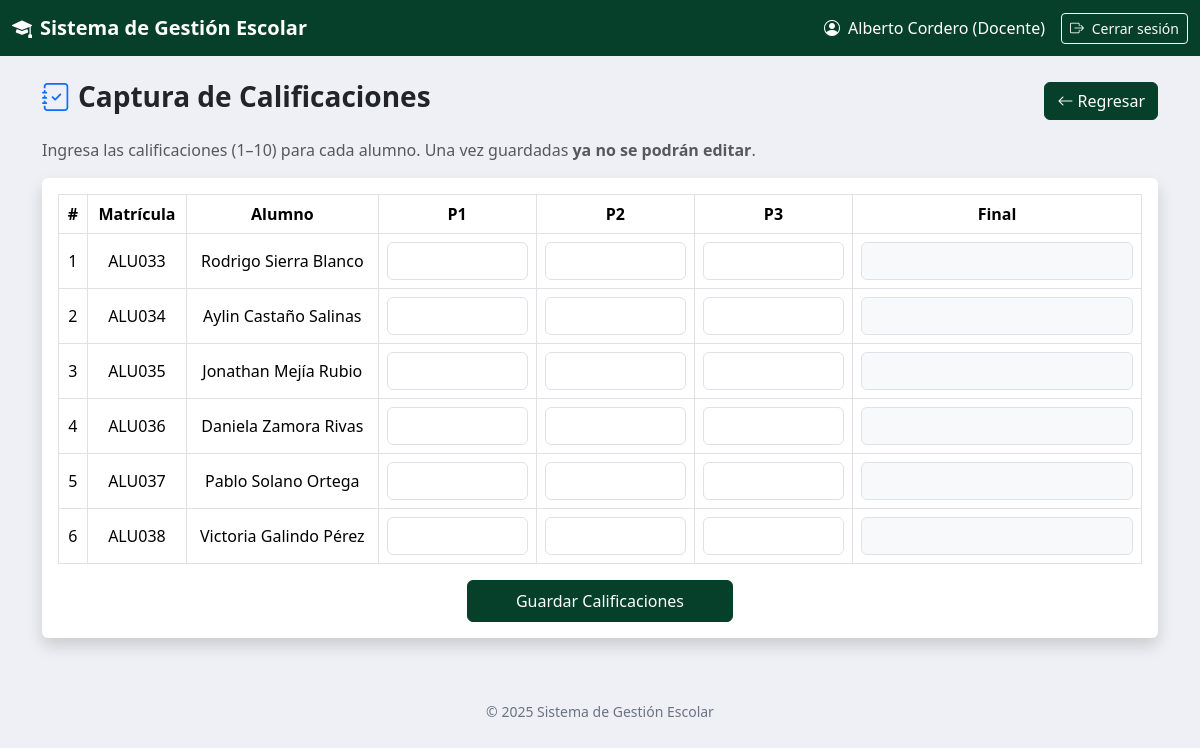
Page /index.php?action=calif_alumnos&materia=7&grupo=6 (signed in) on the committed database.
### tables this page shows
CREATE TABLE `inscripciones` (
  `idInscripcion` int(11) NOT NULL AUTO_INCREMENT,
  `idAlumno` int(11) NOT NULL,
  `idGrupo` int(11) NOT NULL,
  `fechaInscripcion` date NOT NULL,
  PRIMARY KEY (`idInscripcion`),
  KEY `idAlumno` (`idAlumno`),
  KEY `idGrupo` (`idGrupo`),
  CONSTRAINT `inscripciones_ibfk_1` FOREIGN KEY (`idAlumno`) REFERENCES `alumnos` (`idAlumno`) ON DELETE CASCADE ON UPDATE CASCADE,
  CONSTRAINT `inscripciones_ibfk_2` FOREIGN KEY (`idGrupo`) REFERENCES `grupos` (`idGrupo`) ON DELETE CASCADE ON UPDATE CASCADE
);

CREATE TABLE `usuarios` (
  `idUsuario` int(11) NOT NULL AUTO_INCREMENT,
  `matricula` varchar(20) NOT NULL,
  `nombres` varchar(100) NOT NULL,
  `apePaterno` varchar(50) NOT NULL,
  `apeMaterno` varchar(50) DEFAULT NULL,
  `sexo` enum('Masculino','Femenino') NOT NULL,
  `fechaNacimiento` date NOT NULL,
  `correo` varchar(100) NOT NULL,
  `contrasena` varchar(255) NOT NULL,
  `rol` enum('Administrador','Docente','Alumno','Administrativo') NOT NULL,
  `activo` tinyint(1) DEFAULT 1,
  PRIMARY KEY (`idUsuario`),
  UNIQUE KEY `matricula` (`matricula`),
  UNIQUE KEY `correo` (`correo`)
);

### app/controllers/capturaCalifController.php (called while the page is built, shortened)
<?php
require_once __DIR__ . '/../models/capturaCalifModel.php';
class CapturaCalifController {
    private $model;
    public function __construct($connection) {
        $this->model = new CapturaCalifModel($connection);
    }
    public function seleccionarAlumnos() {
        $idGrupo   = intval($_GET['grupo']);
        $alumnos = $this->model->obtenerAlumnosGrupo($idGrupo);
        include __DIR__ . '/../views/Calificaciones/seleccionarAlumnos.php';
    }
}

### app/models/capturaCalifModel.php (called while the page is built, shortened)
<?php
class CapturaCalifModel {
    private $connection;
    public function __construct($connection) {
        $this->connection = $connection;
    }
    public function obtenerAlumnosGrupo($idGrupo) {
        $sql = "
            SELECT
                i.idInscripcion,
                u.matricula,
                u.nombres,
                u.apePaterno,
                u.apeMaterno
            FROM inscripciones i
            INNER JOIN alumnos a ON i.idAlumno = a.idAlumno
            INNER JOIN usuarios u ON a.idUsuario = u.idUsuario
            WHERE i.idGrupo = ?
        ";
        $stmt = $this->connection->prepare($sql);
        $stmt->bind_param("i", $idGrupo);
        $stmt->execute();
        return $stmt->get_result();
    }
}

### app/views/Calificaciones/seleccionarAlumnos.php (the view, shortened to what this page needs)
<link href="https://cdn.jsdelivr.net/npm/bootstrap@5.3.3/dist/css/bootstrap.min.css" rel="stylesheet">
<link href="https://cdn.jsdelivr.net/npm/bootstrap-icons@1.11.3/font/bootstrap-icons.css" rel="stylesheet">
<nav class="navbar navbar-expand-lg navbar-dark navbar-dinamica">
  <div class="container-fluid">
    <span class="navbar-brand fw-semibold">
      <i class="bi bi-mortarboard-fill me-2"></i>Sistema de Gestión Escolar
    </span>
    <div class="ms-auto d-flex align-items-center">
      <span class="text-white me-3">
        <i class="bi bi-person-circle me-1"></i>
        <?= htmlspecialchars($_SESSION['usuario']['nombre']) ?>
        (<?= htmlspecialchars($_SESSION['usuario']['rol']) ?>)
      </span>
      <a href="<?= BASE_URL ?>index.php?action=logout"
         class="btn btn-outline-light btn-sm">
        <i class="bi bi-box-arrow-right me-1"></i> Cerrar sesión
      </a>
    </div>
  </div>
</nav>
<div class="container mt-4 mb-5">
    <div class="d-flex justify-content-between align-items-center mb-3">
        <h3 class="fw-bold">
            <i class="bi bi-journal-check me-2 text-primary"></i>Captura de Calificaciones
        </h3>
        <a href="index.php?action=capturaCalificaciones" class="btn btn-dinamico">
            <i class="bi bi-arrow-left"></i> Regresar
        </a>
    </div>
    <p class="text-muted">
        Ingresa las calificaciones (1–10) para cada alumno. Una vez guardadas <b>ya no se podrán editar</b>.
    </p>
    <form method="POST" action="index.php?action=guardarCalificaciones">
        <div class="card shadow border-0">
            <div class="card-body">
                <table class="table table-bordered align-middle text-center">
                    <thead class="thead-dinamico">
                        <tr>
                            <th>#</th>
                            <th>Matrícula</th>
                            <th>Alumno</th>
                            <th>P1</th>
                            <th>P2</th>
                            <th>P3</th>
                            <th>Final</th>
                        </tr>
                    </thead>
<tbody>
<?php
$i = 1;
while ($row = $alumnos->fetch_assoc()):
    $cal = $modelCalif->obtenerCalificacion($row['idInscripcion'], $idMateria) ?? [];
    $p1    = isset($cal['calificacionParcial1']) ? $cal['calificacionParcial1'] : '';
    $p2    = isset($cal['calificacionParcial2']) ? $cal['calificacionParcial2'] : '';
    $p3    = isset($cal['calificacionParcial3']) ? $cal['calificacionParcial3'] : '';
    $final = isset($cal['calificacionFinal'])     ? $cal['calificacionFinal']     : '';
    $lockP1 = $p1 !== '';
    $lockP2 = $p2 !== '';
    $lockP3 = $p3 !== '';
?>
    <tr>
        <td><?= $i++ ?></td>
        <td><?= htmlspecialchars($row['matricula']) ?></td>
        <td><?= htmlspecialchars($row['nombres'] . ' ' . $row['apePaterno'] . ' ' . $row['apeMaterno']) ?></td>
        <td>
            <input type="number" min="1" max="10" step="0.01"
                class="form-control input-calif parcial"
                data-row="<?= $row['idInscripcion'] ?>"
                name="alumnos[<?= $row['idInscripcion'] ?>][p1]"
                value="<?= $p1 ?>"
                <?= $lockP1 ? 'readonly style="background:#e9ecef;"' : '' ?>>
        </td>
        <td>
            <input type="number" min="1" max="10" step="0.01"
                class="form-control input-calif parcial"
                data-row="<?= $row['idInscripcion'] ?>"
                name="alumnos[<?= $row['idInscripcion'] ?>][p2]"
                value="<?= $p2 ?>"
                <?= $lockP2 ? 'readonly style="background:#e9ecef;"' : '' ?>>
        </td>
        <td>
            <input type="number" min="1" max="10" step="0.01"
                class="form-control input-calif parcial"
                data-row="<?= $row['idInscripcion'] ?>"
                name="alumnos[<?= $row['idInscripcion'] ?>][p3]"
                value="<?= $p3 ?>"
                <?= $lockP3 ? 'readonly style="background:#e9ecef;"' : '' ?>>
        </td>
        <td>
            <input type="text"
                class="form-control bg-light final"
                id="final-<?= $row['idInscripcion'] ?>"
                value="<?= $final ?>"
                readonly>
        </td>
    </tr>
<?php endwhile; ?>
</tbody>
                </table>
                <div class="text-center">
                    <button class="btn btn-dinamico px-5 py-2">Guardar Calificaciones</button>
                </div>
            </div>
        </div>
    </form>
</div>
<div class="footer">
    © 2025 Sistema de Gestión Escolar
</div>

### rows in the picture
inscripciones: usuarios.matricula "ALU033", usuarios.nombres+apePaterno+apeMaterno "Rodrigo Sierra Blanco"
inscripciones: usuarios.matricula "ALU034", usuarios.nombres+apePaterno+apeMaterno "Aylin Castaño Salinas"
inscripciones: usuarios.matricula "ALU035", usuarios.nombres+apePaterno+apeMaterno "Jonathan Mejía Rubio"
inscripciones: usuarios.matricula "ALU036", usuarios.nombres+apePaterno+apeMaterno "Daniela Zamora Rivas"
inscripciones: usuarios.matricula "ALU037", usuarios.nombres+apePaterno+apeMaterno "Pablo Solano Ortega"
inscripciones: usuarios.matricula "ALU038", usuarios.nombres+apePaterno+apeMaterno "Victoria Galindo Pérez"

### other values in the picture
$_SESSION['usuario']['nombre'] "Alberto Cordero"
$_SESSION['usuario']['rol'] "Docente"
